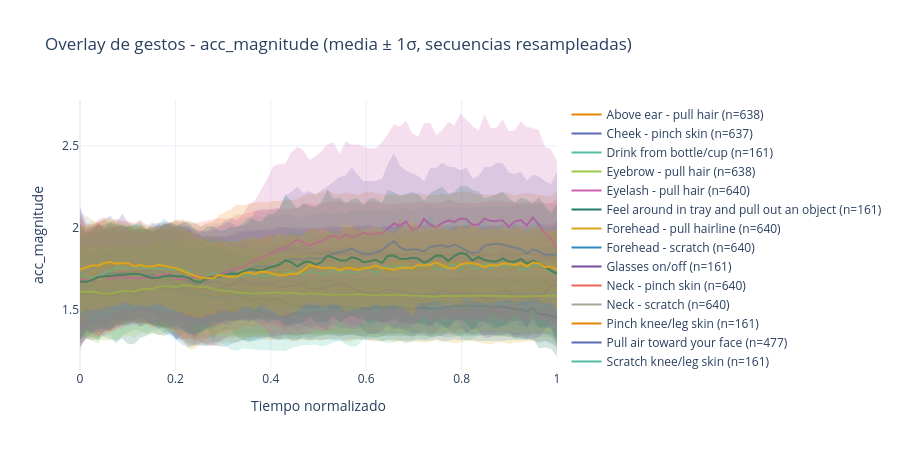

The notebook cell saved with this chart:
### Code cell
def plot_gesture_overlay(
    df: pl.DataFrame, signal: str = "acc_magnitude", n_samples: int = 80
):
    """Para cada gesto, normaliza las secuencias a una longitud común y muestra la media ± 1σ.
    Revela si los gestos tienen forma distinta.

    :param df: DataFrame con los datos de entrenamiento, incluyendo las columnas `gesture`, `sequence_id` y la señal a visualizar.
    :param signal: señal a visualizar, por defecto a `acc_magnitude`.
    :param n_samples: número de muestras a utilizar para el resampling, por defecto a 80.
    :return: Figura de Plotly con el overlay de los gestos.
    """
    from scipy.interpolate import interp1d

    gestures = df["gesture"].unique().to_list()
    palette = gesture_palette(gestures)

    fig = go.Figure()
    for gesture in sorted(gestures):
        seqs = (
            df.filter(pl.col("gesture") == gesture)
            .group_by("sequence_id")
            .agg(pl.col(signal).alias("vals"))["vals"]
            .to_list()
        )
        # Resample a longitud fija
        resampled = []
        for s in seqs:
            if len(s) < 4:
                continue
            f = interp1d(np.linspace(0, 1, len(s)), s, kind="linear")
            resampled.append(f(np.linspace(0, 1, n_samples)))

        if not resampled:
            continue
        arr = np.array(resampled)
        mean = arr.mean(0)
        std = arr.std(0)
        xs = np.linspace(0, 1, n_samples)
        c = palette[gesture]

        fig.add_trace(
            go.Scatter(
                x=np.concatenate([xs, xs[::-1]]),
                y=np.concatenate([mean + std, (mean - std)[::-1]]),
                fill="toself",
                fillcolor=c,
                line=dict(width=0),
                opacity=0.2,
                showlegend=False,
                name=gesture,
            )
        )
        fig.add_trace(
            go.Scatter(
                x=xs,
                y=mean,
                mode="lines",
                line=dict(color=c, width=2),
                name=f"{gesture} (n={len(resampled)})",
            )
        )

    fig.update_layout(
        title=f"Overlay de gestos - {signal} (media ± 1σ, secuencias resampleadas)",
        xaxis_title="Tiempo normalizado",
        yaxis_title=signal,
        template="plotly_white",
        height=450,
    )
    return fig


plot_gesture_overlay(train_df, signal="acc_magnitude", n_samples=80)
